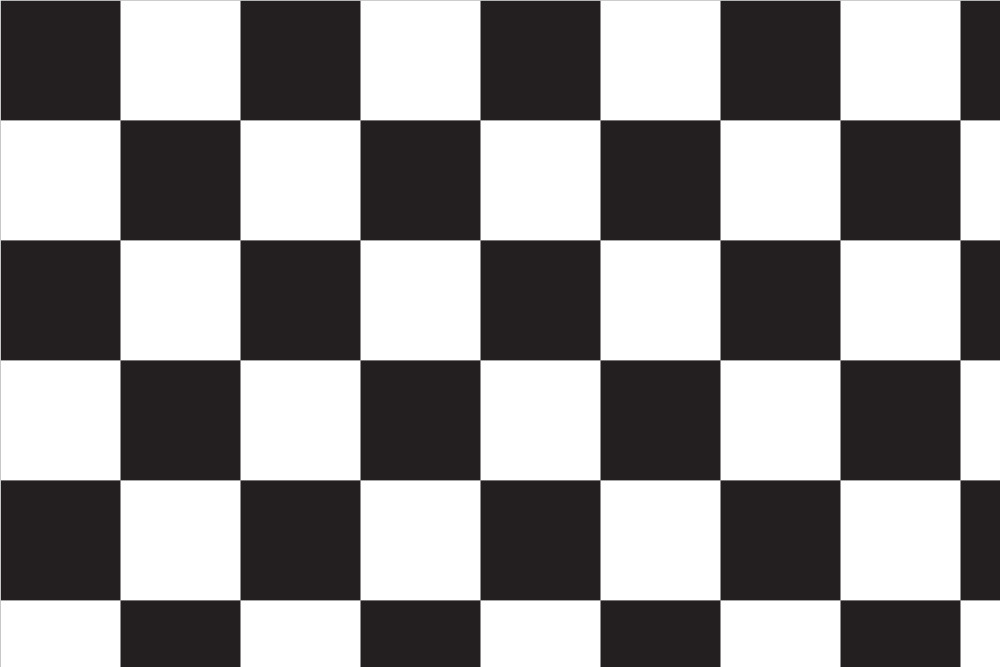
#> input picture schach.jpg, 1000 x 667 px
$ jupyter execute covi.ipynb
#> lines starting #> are read from the running program, lines starting #| are printed output that depends on the picture
# Example of the Harris Corner Detector "by scratch"

_External sources are marked and provided in the presentation_

## Importing libarys

- numpy       ->      matrices
- convolve2d  ->      matrix transforamtion
- pyplot      ->      plotting the matrices
- Pillow      ->      image libary

[cell 1]
# no opencv used
import numpy as np
from scipy.signal import convolve2d
import matplotlib.pyplot as plt
from PIL import Image

## Importing the image

[cell 2]
image_path = 'schach.jpg'
# open image and use grey scale mode (L)
original_image = np.array(Image.open(image_path).convert('L'))

# Debug
plt.imshow(original_image, cmap="grey")

## Step 1: Create the X and Y derivation matrices using the sobel filter

Sobel Kernel X: $$ Ix = \begin{bmatrix} -1 & 0 & 1  \\ -2 & 0 & 2 \\ -1 & 0 & 1 \end{bmatrix} $$

Sobel Kernel Y: $$ Iy = \begin{bmatrix} 1 & 2 & 1  \\ 0 & 0 & 0 \\ -1 & -2 & -1 \end{bmatrix} $$

More about [sobel kernels](https://homepages.inf.ed.ac.uk/rbf/HIPR2/sobel.htm
)

[cell 3]
sobel_kernel_x = np.array([[-1, 0, 1], [-2, 0, 2], [-1, 0, 1]])
sobel_kernel_y = np.array([[-1, -2, -1], [0, 0, 0], [1, 2, 1]])

# apply the sobel X and Y filter over the original image
# mode - same:      ouput size = input size of original image
# boundary - symm:  use pixels of other image border to calculate kernels at border
Ix = convolve2d(original_image, sobel_kernel_x, mode='same', boundary='symm')
Iy = convolve2d(original_image, sobel_kernel_y, mode='same', boundary='symm')
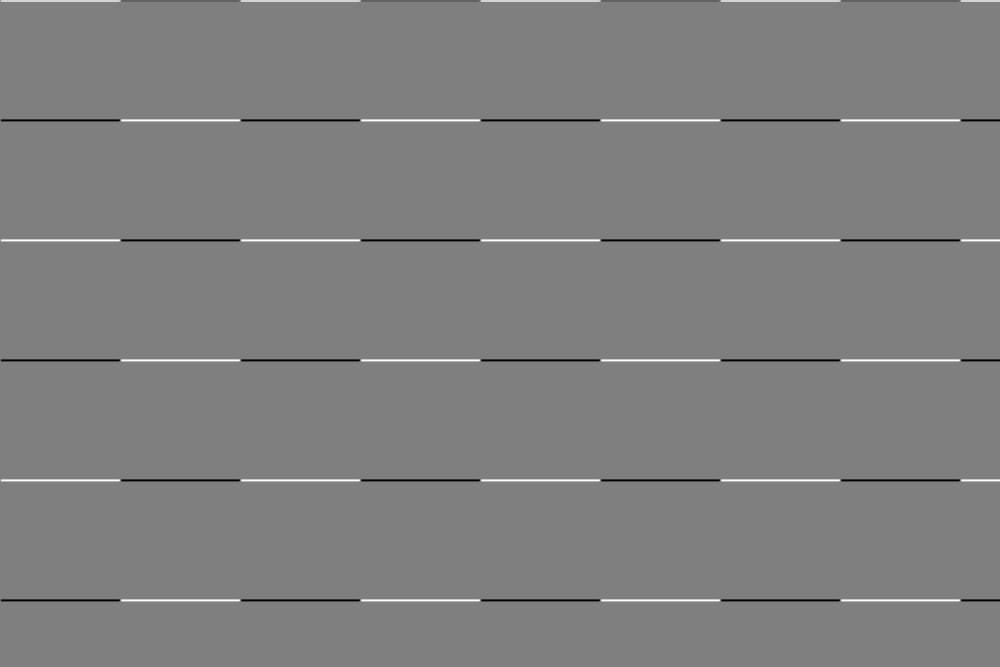
#> Iy: shape (667, 1000) int64; min -892, max 893, mean 0.5; drawn with min black and max white

# Debug
plt.figure(figsize=(12, 6))
plt.subplot(1, 2, 1)
plt.imshow(Ix, cmap="grey")
plt.subplot(1, 2, 2)
plt.imshow(Iy, cmap="grey")
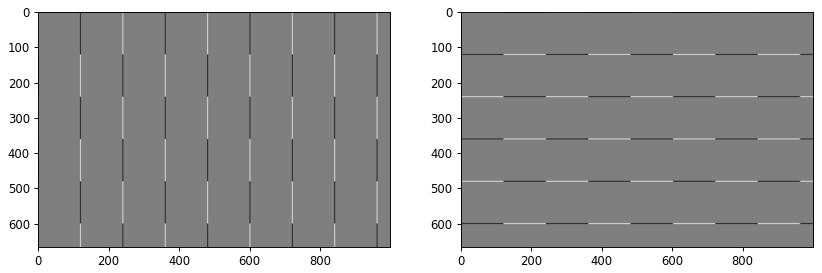
#> figure drawn by matplotlib, 2 panels

## Step 2: Calculate the tensor

Now calculate the 3 fields of the tensor matrix

Tensor Formular
$$ E(u,v) = \begin{bmatrix} u & v \end{bmatrix} \sum\nolimits_{x,y} \begin{bmatrix} IxIx & IxIy \\IxIy & IyIy \end{bmatrix} \begin{bmatrix} u \\ v \end{bmatrix} $$

[cell 4]
IxIx = Ix * Ix
IyIy = Iy * Iy
IxIy = Ix * Iy

## Step 3: Calculate the squared gradient sum
Using the [scipy.signal.convolve2](https://docs.scipy.org/doc/scipy/reference/generated/scipy.signal.convolve2d.html) function to calculate the gradient sums for each pixel in specified window size

So Is_.. is are the summed window from the convolution

[cell 5]
window_size=3 # size of the window where each pixel is calculated by the sum of the squared pixels
window_values = np.ones((window_size, window_size)) # could also be a Gaussian function
Is_xx = convolve2d(IxIx, window_values, mode='same', boundary='symm')
Is_yy = convolve2d(IyIy, window_values, mode='same', boundary='symm')
Is_xy = convolve2d(IxIy, window_values, mode='same', boundary='symm')

# Debug
plt.figure(figsize=(12, 6))
plt.subplot(1, 3, 1)
plt.imshow(Is_xx, cmap="grey")
plt.subplot(1, 3, 2)
plt.imshow(Is_yy, cmap="grey")
plt.subplot(1, 3, 3)
plt.imshow(Is_xy, cmap="grey")

## Step 4: Compute the Harris corner response function
$$|R|=\text{det}(M) - k*(\text{trace}(M))^2$$

Note:
- 2x2 Determinante Calculation
$$\text{det}\begin{bmatrix} a & c \\ b & d \end{bmatrix} = ad - bc$$
- 2x2 Trace Calculation
$$\text{tr}\begin{bmatrix} a & b \\ c & d \end{bmatrix} = a + d$$

[cell 6]
k=0.04 # common penalty parameters k => [0.04, 0.06]
detM = Is_xx * Is_yy - Is_xy **2
traceM = Is_xx + Is_yy
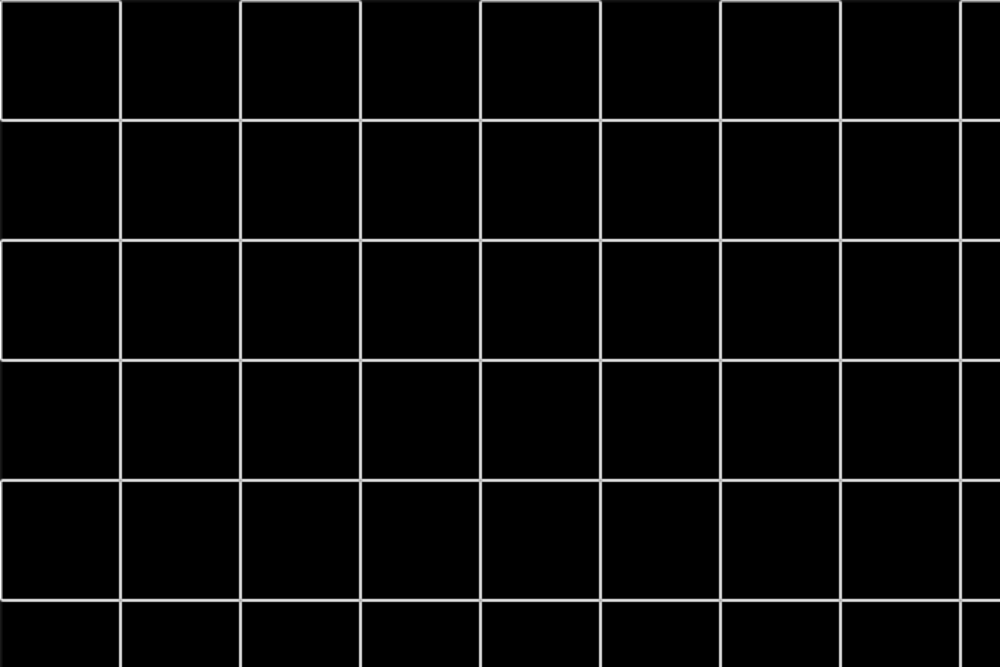
#> traceM: shape (667, 1000) float64; min 0, max 4076826, mean 174896; drawn with min black and max white
R = detM - k * (traceM **2)
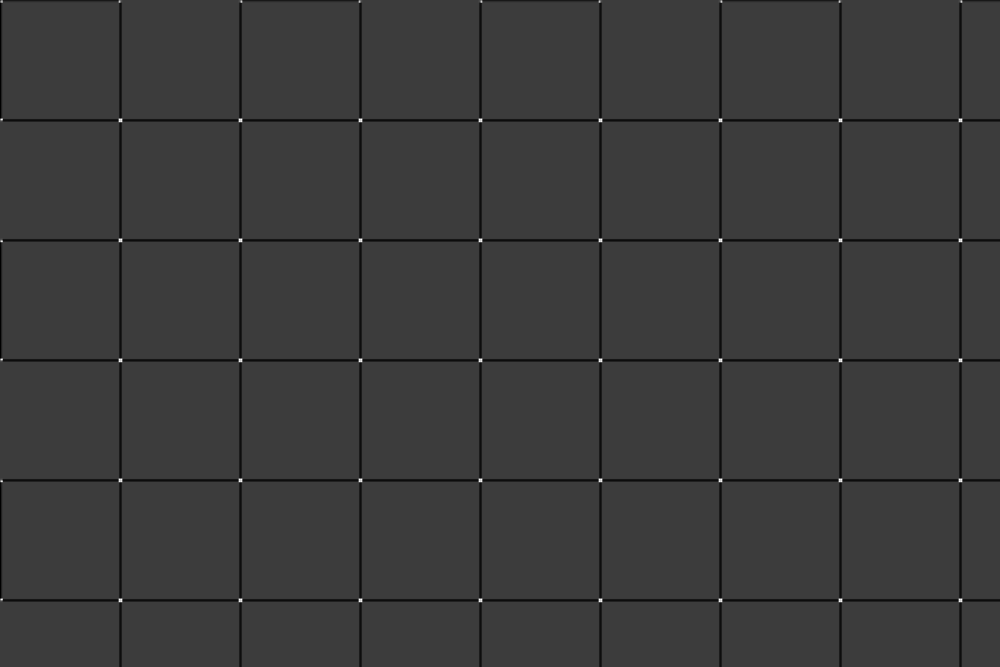
#> R: shape (667, 1000) float64; min -6.63e+11, max 2.12e+12, mean -1.84e+10; drawn with min black and max white

# Debug
plt.imshow(R)

## Step 5: Thresholding

[cell 7]
# creating a zero matrix with the size of out result matrix R
corners = np.zeros_like(R)

# treshold specifies at which magnitude the corners map pixel is declared as corner/edge
threshold=0.01
# set all values in the corners map to 1 for a value R being a corner
corners[R > threshold * R.max()] = 1

## Step 6: Show corners

[cell 8]
# remove legend from plot
plt.xticks([])
plt.yticks([])

plt.imshow(corners, cmap='gray') # corner uses gray-valued matrix

plt.show()

We can also search for edges by locking for differences between lambda1 and lambda2 like shown in image
- ![[8]](https://docs.opencv.org/4.x/harris_region.jpg)

[cell 9]
# calc the absolute difference, e.g. when lambda1 << lambda2 or lambda2 << lambda1

# second version (using the magnitude matrix R)
edges = np.zeros_like(R)
edges[traceM > threshold * traceM.max()] = 1
plt.imshow(edges, cmap="grey")

# first version (directly comparing the eigenvalues)
# diffIs = np.sqrt((Is_xx - Is_yy) ** 2)
# plt.imshow(diffIs, cmap="grey")
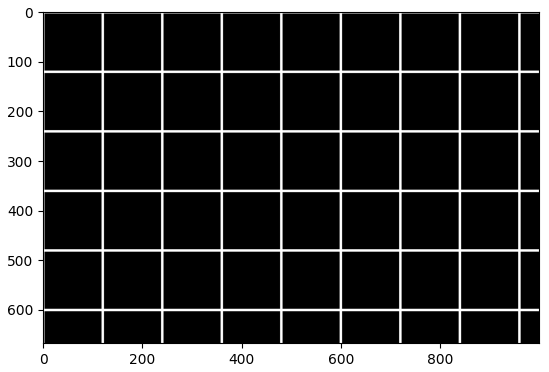
#> figure drawn by matplotlib, 1 panel

# Example of the Harris Corner Detector with the OpenCV Implementation

OpenCV Harris Corner Example from [[8]](https://docs.opencv.org/4.x/dc/d0d/tutorial_py_features_harris.html)

[cell 10]
import cv2 as cv

img = cv.imread(image_path) # img path from aboth
gray = cv.cvtColor(img,cv.COLOR_BGR2GRAY)
gray = np.float32(gray)
dst = cv.cornerHarris(gray,2,3,0.04)
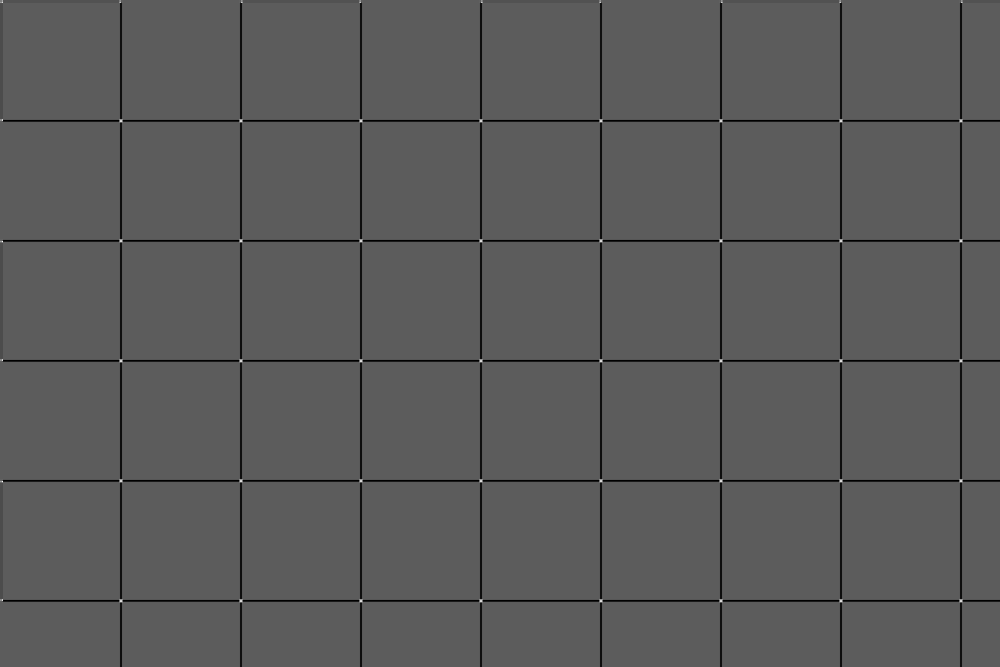
#> dst: shape (667, 1000) float32; min -46295140, max 80868376, mean -1214878.6; drawn with min black and max white
#result is dilated for marking the corners, not important
dst = cv.dilate(dst,None)
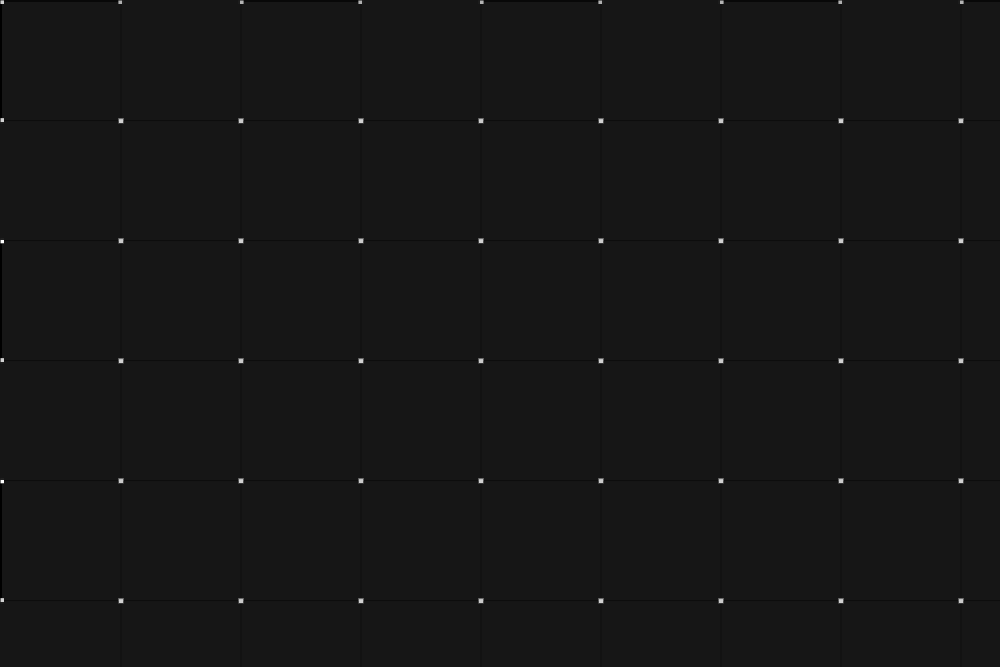
#> dst: shape (667, 1000) float32; min -7991661.5, max 80868376, mean 33253.2; drawn with min black and max white

# remove scala from plot
plt.xticks([])
plt.yticks([])

# Threshold for an optimal value, it may vary depending on the image.
img[dst>0.01*dst.max()]=[0,0,255]
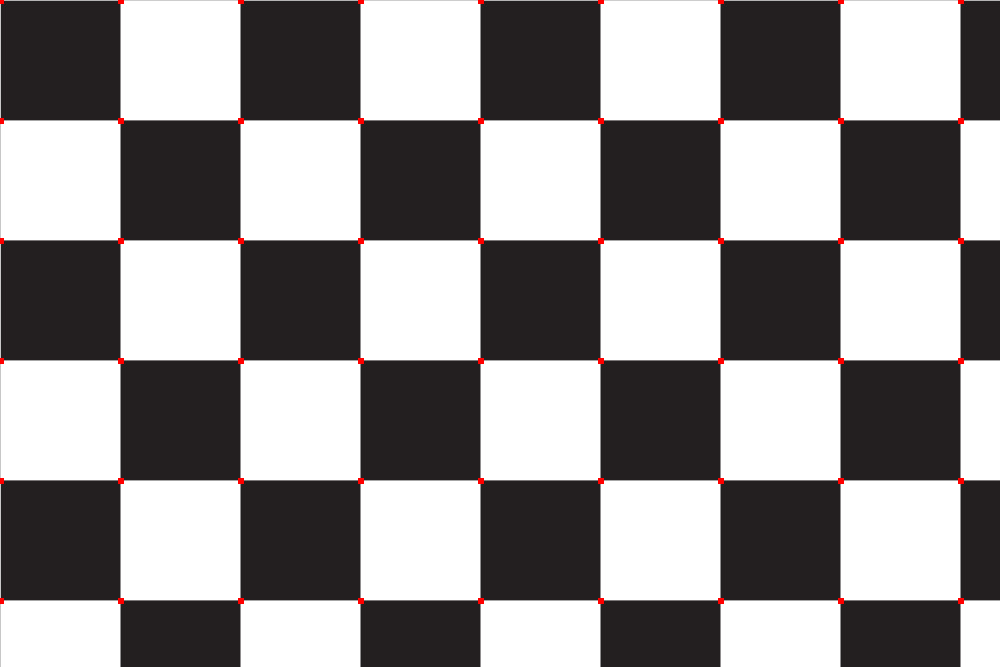
#> img: shape (667, 1000, 3); mean B, G, R 142.9, 142.4, 145
img[dst<=0.01*dst.max()]=[0,0,0]
plt.imshow(img)
# plt.imshow(img)
